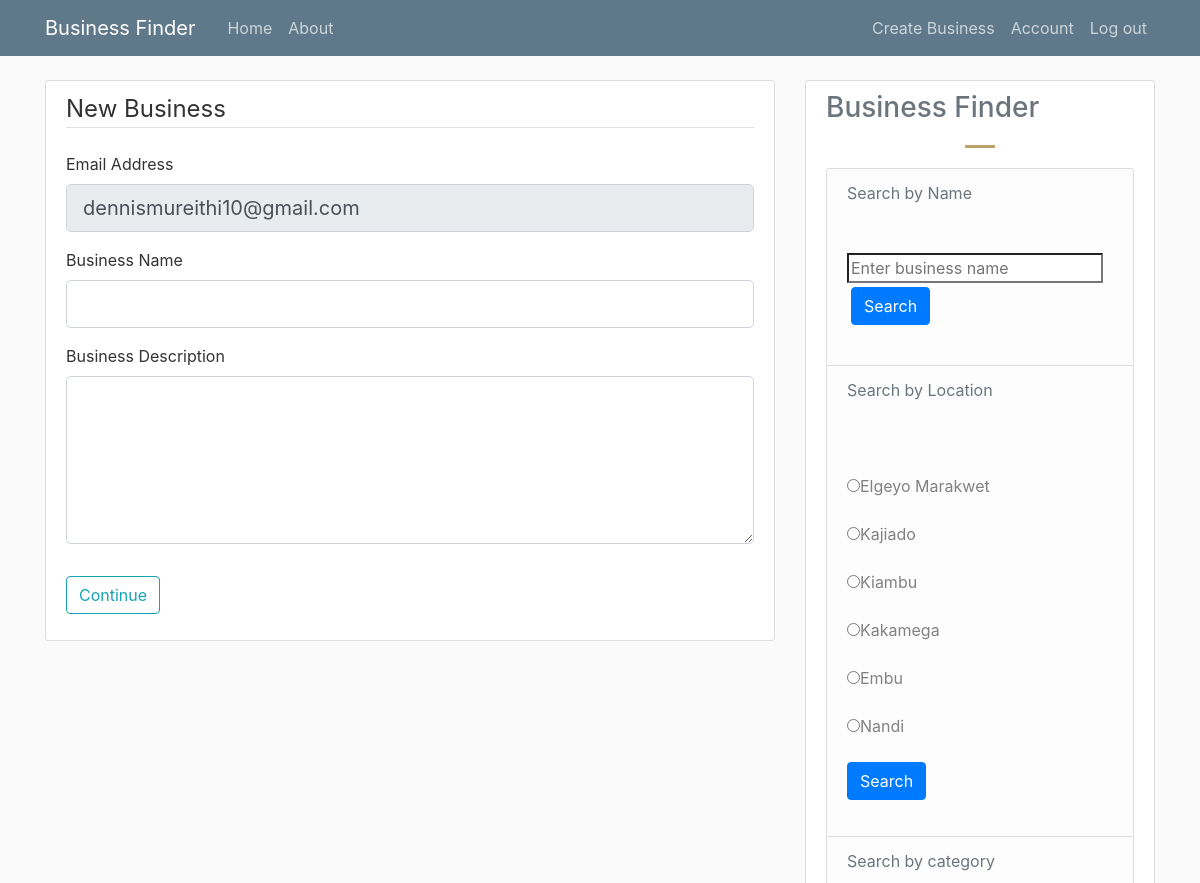
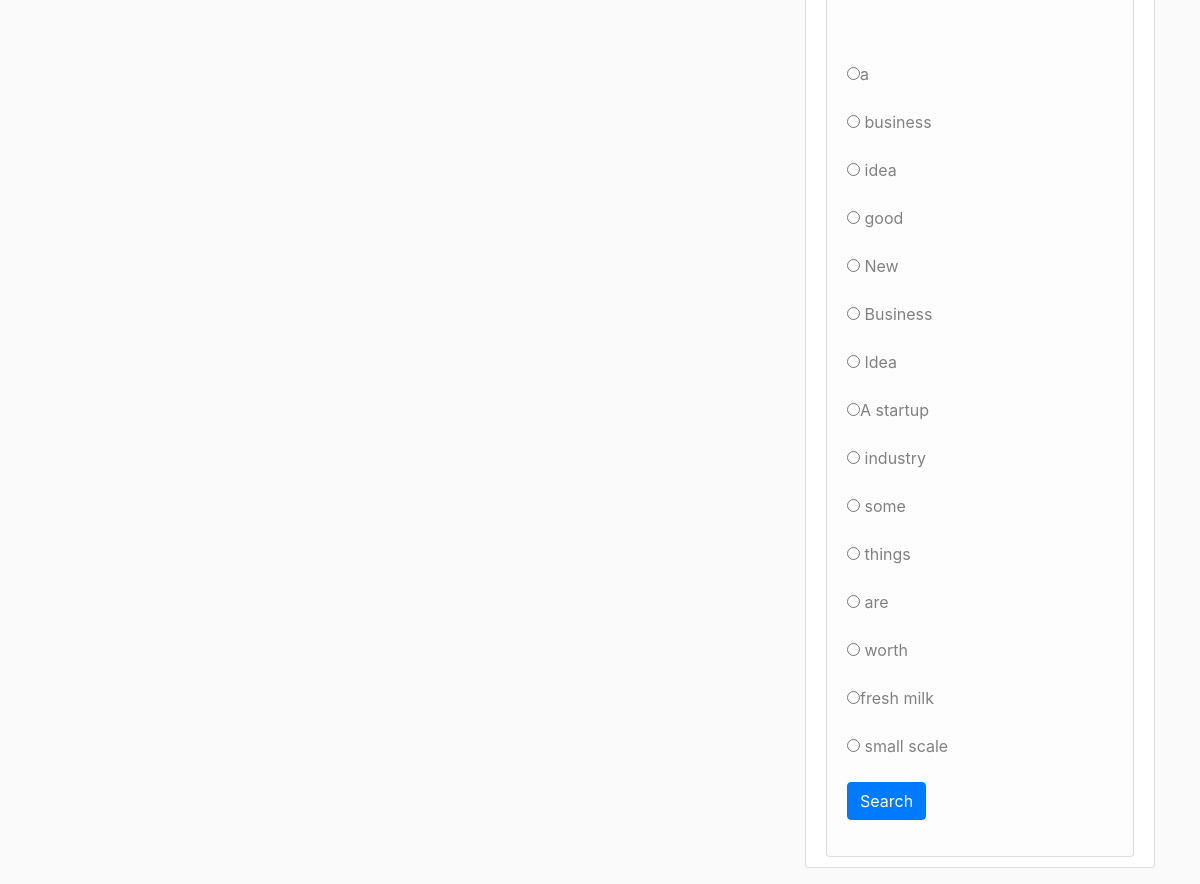
Page /new/business (signed in) on the committed database (2 pictures, top to bottom).
### app/model.py (models this page shows, shortened)
class User(db.Model, UserMixin):
    id = db.Column(db.Integer, primary_key=True)
    username = db.Column(db.String(20), unique=True, nullable=False)
    email = db.Column(db.String(120), unique=True, nullable=False)
    image_file = db.Column(db.String(20), default='default.png', nullable=False)
    password = db.Column(db.String(64), nullable=False)
    businesses = db.relationship('Business', backref='owner', lazy=True)

class Location(db.Model):
    id = db.Column(db.Integer, primary_key=True)
    business_id = db.Column(db.Integer, db.ForeignKey('business.id'), nullable=False)
    county = db.Column(db.String(50), nullable=False)
    region = db.Column(db.String(50), nullable=False)
    location = db.Column(db.String(200), nullable=False)

class Category(db.Model):
    id = db.Column(db.Integer, primary_key=True)
    business_id = db.Column(db.Integer, db.ForeignKey('business.id'), nullable=False)
    category = db.Column(db.String(20), nullable=False)

### app/views.py (the view)
@app.route('/new/business', methods=['POST', 'GET'])
@login_required
def newBiz():
    app = {
        "title": "New Business",
        "heading": "Create New Business",
        "legend": "New Business"
    }
    form = RegBusinessForm()
    if form.validate_on_submit():
        email = form.email.data
        name = form.name.data
        description = form.description.data
        business = Business(name=name, description=description, owner=current_user)
        db.session.add(business)
        db.session.commit()
        return redirect(url_for('completeBizProfile', biz_id=business.id))
    elif request.method == 'GET':
        form.email.data = current_user.email
    return render_template('create_business.html', app=app, form=form, locations=locAndCat()[1], categories=locAndCat()[0])

### app/forms.py
class RegBusinessForm(FlaskForm):
    email = StringField('Email Address', validators=[DataRequired(), Email()])
    name = StringField('Business Name', validators=[DataRequired()])
    description = TextAreaField('Business Description', render_kw={"rows": 5, "cols": 11},
        validators=[DataRequired()])
    submit = SubmitField('Continue')

### app/model.py (called while the page is built)
@login_manager.user_loader
def load_user(user_id):
    return User.query.get(int(user_id))

### app/views.py (called while the page is built)
def locAndCat():
    locations = Location.query.all()
    categories = Category.query.all()
    cat_list = []
    for category in categories:
        if category.category not in cat_list:
            cat_list.append(category.category)
    loc_list = []
    for location in locations:
        if location.county not in loc_list:
            loc_list.append(location.county)
    return [cat_list, loc_list]

### app/templates/create_business.html (shortened to what this page needs)
{% extends "layout.html" %}
{% block content %}
<div class="content-section">
    <form action="" method="POST">
        <fieldset class="form-group">
            <legend class="border-bottom mb-4">{{app.legend}}</legend>
            <div class="form-group">
                {{ form.email.label(class="form-control-label")}}
                {% if form.email.errors %}
                    {{ form.email(class="form-control form-control-lg is-invalid") }}
                    <div class="invalid-feedback">
                        {%for error in form.email.errors %}
                            <span>{{error}}</span>
                        {% endfor %}
                    </div>
                {% else %}
                {{ form.email(readonly="readonly", class="form-control form-control-lg") }}
                {% endif %}
            </div>
            <div class="form-group">
                {{ form.name.label(class="form-control-label")}}
                {% if form.name.errors %}
                    {{ form.name(class="form-control form-control-lg is-invalid") }}
                    <div class="invalid-feedback">
                        {%for error in form.name.errors %}
                            <span>{{error}}</span>
                        {% endfor %}
                    </div>
                {% else %}
                    {{ form.name(class="form-control form-control-lg") }}
                {% endif %}
            </div>
            <div class="form-group">
                {{ form.description.label(class="form-control-label")}}
                {% if form.description.errors %}
                    {{ form.description(class="form-control form-control-lg is-invalid") }}
                    <div class="invalid-feedback">
                        {%for error in form.description.errors %}
                            <span>{{error}}</span>
                        {% endfor %}
                    </div>
                {% else %}
                    {{ form.description(class="form-control form-control-lg") }}
                {% endif %}
            </div>
        </fieldset>
        <div class="form-group">
            {{ form.submit(class="btn btn-outline-info") }}
        </div>
    </form>
</div>
{% endblock content  %}
{% block sidebar %}
    {% include "sidebar.html" %}
{% endblock sidebar %}

### app/templates/sidebar.html
<div class="col-md-4">
    <div class="content-section">
        <h3 class="text-muted">Business Finder</h3>
        <ul class="list-group">
            <li class="list-group-item list-group-item-light">
                <div class="text-muted">Search by Name</div>
                <radiogroup class="article-content">
                    <form method="POST", action="{{ url_for('search', category='name') }}">
                        <input type="search" name="search" placeholder="Enter business name">
                        <input type="submit" class="btn btn-primary m-1" value="Search">
                    </form>
                </radiogroup>
            </li>
            <li class="list-group-item list-group-item-light">
                <div class="text-muted">Search by Location</div>
                <radiogroup class="article-content">
                    <form method="POST", action="{{ url_for('search', category='location') }}">
                        {% for location in locations %}
                            <input type="radio" name="location" value="{{location}}">{{location}}
                        {% endfor %}
                        <input type="submit" class="btn btn-primary" value="Search">
                    </form>
                </radiogroup>
            </li>
            <li class="list-group-item list-group-item-light">
                <div class="text-muted">Search by category</div>
                <radiogroup class="article-content">
                    <form method="POST", action="{{ url_for('search', category='category') }}">
                        {% for category in categories %}
                            <input type="radio" name="category" value="{{category}}">{{category}}
                        {% endfor %}
                        <input type="submit" class="btn btn-primary" value="Search">
                    </form>
                </radiogroup>
            </li>
        </ul>
    </div>
</div>

### app/static/default.css (style rules this page uses)
body { background: #fafafa; color: #333333; margin-top: 5rem; }
h1, h2, h3, h4, h5, h6 { color: #444444; }
.content-section { background: #ffffff; padding: 10px 20px; border: 1px solid #dddddd; border-radius: 3px; margin-bottom: 20px; }
.article-content { white-space: pre-line; }
h3:after { content: " "; display: block; width: 10%; height: 3px; margin: 20px auto; border: 0; background: #BDA26B; }

### rows in the picture
User: email "dennismureithi10@gmail.com"
Location: county "Elgeyo Marakwet"
Location: county "Kajiado"
Location: county "Kiambu"
Location: county "Kakamega"
Location: county "Embu"
Location: county "Nandi"
Category: category "business"
Category: category "idea"
Category: category "good"
Category: category "New"
Category: category "Business"
Category: category "Idea"
Category: category "A startup"
Category: category "industry"
Category: category "some"
Category: category "things"
Category: category "are"
Category: category "worth"
Category: category "fresh milk"
Category: category "small scale"

### other values in the picture
{{ app.legend }} "New Business"
{{ category }} "a"
